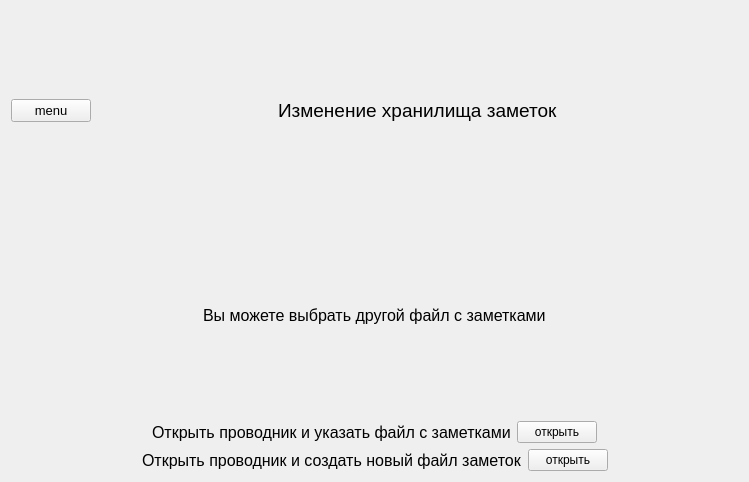
<?xml version="1.0" encoding="UTF-8"?>
<ui version="4.0">
 <class>DatabaseSettingsWidget</class>
 <widget class="QWidget" name="DatabaseSettingsWidget">
  <property name="geometry">
   <rect>
    <x>0</x>
    <y>0</y>
    <width>749</width>
    <height>482</height>
   </rect>
  </property>
  <property name="windowTitle">
   <string>Form</string>
  </property>
  <layout class="QVBoxLayout" name="verticalLayout">
   <item>
    <layout class="QHBoxLayout" name="horizontalLayout_4">
     <item>
      <widget class="QPushButton" name="toMenuButton">
       <property name="font">
        <font>
         <pointsize>10</pointsize>
         <stylestrategy>PreferDefault</stylestrategy>
        </font>
       </property>
       <property name="text">
        <string>menu</string>
       </property>
      </widget>
     </item>
     <item>
      <spacer name="horizontalSpacer">
       <property name="orientation">
        <enum>Qt::Orientation::Horizontal</enum>
       </property>
       <property name="sizeHint" stdset="0">
        <size>
         <width>34</width>
         <height>33</height>
        </size>
       </property>
      </spacer>
     </item>
     <item>
      <widget class="QLabel" name="headerText">
       <property name="font">
        <font>
         <pointsize>14</pointsize>
        </font>
       </property>
       <property name="text">
        <string>Изменение хранилища заметок</string>
       </property>
      </widget>
     </item>
     <item>
      <spacer name="horizontalSpacer_2">
       <property name="orientation">
        <enum>Qt::Orientation::Horizontal</enum>
       </property>
       <property name="sizeType">
        <enum>QSizePolicy::Policy::MinimumExpanding</enum>
       </property>
       <property name="sizeHint" stdset="0">
        <size>
         <width>40</width>
         <height>20</height>
        </size>
       </property>
      </spacer>
     </item>
    </layout>
   </item>
   <item>
    <layout class="QHBoxLayout" name="horizontalLayout_6">
     <item>
      <spacer name="horizontalSpacer_3">
       <property name="orientation">
        <enum>Qt::Orientation::Horizontal</enum>
       </property>
       <property name="sizeHint" stdset="0">
        <size>
         <width>40</width>
         <height>20</height>
        </size>
       </property>
      </spacer>
     </item>
     <item>
      <widget class="QLabel" name="infoText">
       <property name="font">
        <font>
         <pointsize>12</pointsize>
        </font>
       </property>
       <property name="text">
        <string>Вы можете выбрать другой файл с заметками</string>
       </property>
      </widget>
     </item>
     <item>
      <spacer name="horizontalSpacer_4">
       <property name="orientation">
        <enum>Qt::Orientation::Horizontal</enum>
       </property>
       <property name="sizeHint" stdset="0">
        <size>
         <width>40</width>
         <height>20</height>
        </size>
       </property>
      </spacer>
     </item>
    </layout>
   </item>
   <item>
    <layout class="QHBoxLayout" name="horizontalLayout_8">
     <item>
      <spacer name="horizontalSpacer_5">
       <property name="orientation">
        <enum>Qt::Orientation::Horizontal</enum>
       </property>
       <property name="sizeHint" stdset="0">
        <size>
         <width>40</width>
         <height>20</height>
        </size>
       </property>
      </spacer>
     </item>
     <item>
      <widget class="QLabel" name="label_2">
       <property name="font">
        <font>
         <pointsize>12</pointsize>
        </font>
       </property>
       <property name="text">
        <string>Открыть проводник и указать файл с заметками</string>
       </property>
      </widget>
     </item>
     <item>
      <widget class="QPushButton" name="selectFileButton">
       <property name="text">
        <string>открыть</string>
       </property>
      </widget>
     </item>
     <item>
      <spacer name="horizontalSpacer_8">
       <property name="orientation">
        <enum>Qt::Orientation::Horizontal</enum>
       </property>
       <property name="sizeHint" stdset="0">
        <size>
         <width>40</width>
         <height>20</height>
        </size>
       </property>
      </spacer>
     </item>
    </layout>
   </item>
   <item>
    <layout class="QHBoxLayout" name="horizontalLayout_9">
     <item>
      <spacer name="horizontalSpacer_7">
       <property name="orientation">
        <enum>Qt::Orientation::Horizontal</enum>
       </property>
       <property name="sizeHint" stdset="0">
        <size>
         <width>40</width>
         <height>20</height>
        </size>
       </property>
      </spacer>
     </item>
     <item>
      <widget class="QLabel" name="label_3">
       <property name="font">
        <font>
         <pointsize>12</pointsize>
        </font>
       </property>
       <property name="text">
        <string>Открыть проводник и создать новый файл заметок</string>
       </property>
      </widget>
     </item>
     <item>
      <widget class="QPushButton" name="pushButton_2">
       <property name="text">
        <string>открыть</string>
       </property>
      </widget>
     </item>
     <item>
      <spacer name="horizontalSpacer_6">
       <property name="orientation">
        <enum>Qt::Orientation::Horizontal</enum>
       </property>
       <property name="sizeHint" stdset="0">
        <size>
         <width>40</width>
         <height>20</height>
        </size>
       </property>
      </spacer>
     </item>
    </layout>
   </item>
  </layout>
 </widget>
 <resources/>
 <connections/>
</ui>
